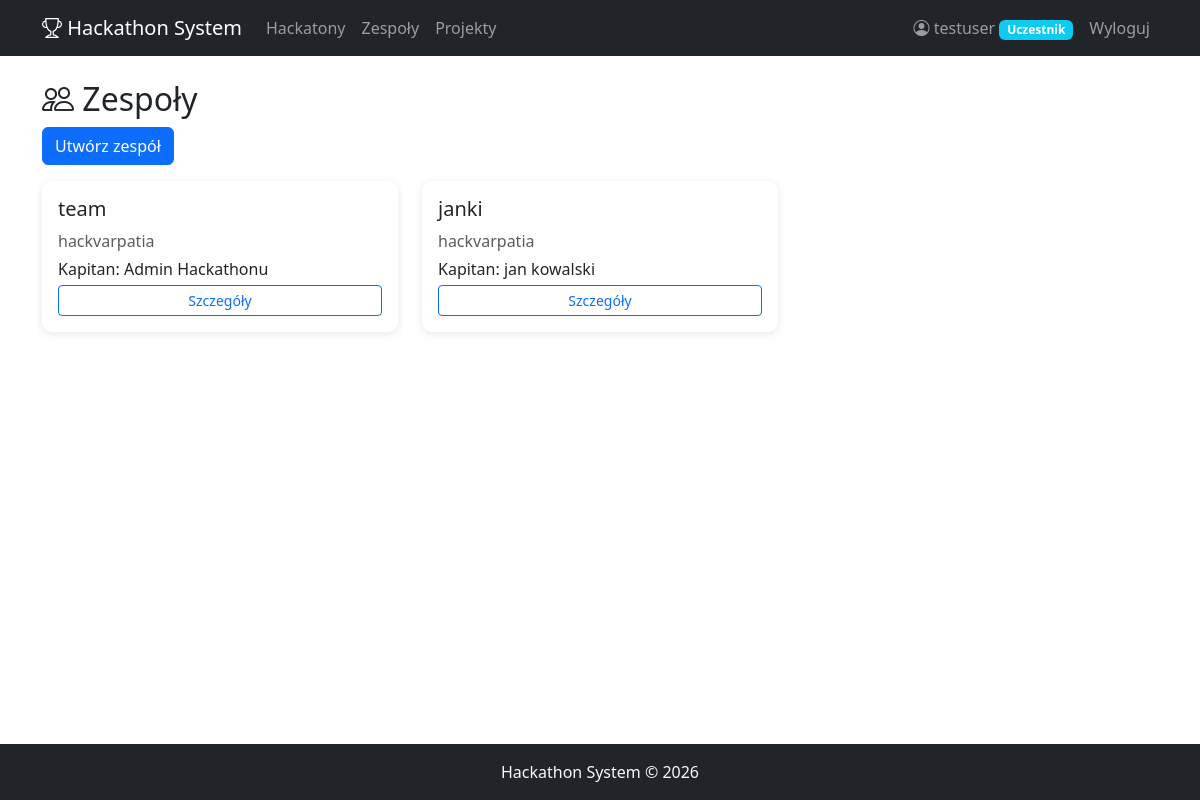
Screenshot of /teams/ (signed in) with the database file from the repository.
### accounts/models.py (models this page shows, shortened)
class UserProfile(models.Model):
    ROLE_CHOICES = [
        ('participant', 'Uczestnik'),
        ('jury', 'Jury'),
        ('admin', 'Administrator'),
    ]
    user = models.OneToOneField(User, on_delete=models.CASCADE, related_name='profile')
    role = models.CharField(max_length=20, choices=ROLE_CHOICES, default='participant')
    bio = models.TextField(blank=True)
    @property
    def is_admin(self):
        return self.role == 'admin'
    @property
    def is_jury(self):
        return self.role == 'jury'

### teams/models.py (models this page shows, shortened)
class Team(models.Model):
    name = models.CharField(max_length=200, verbose_name='Nazwa zespołu')
    hackathon = models.ForeignKey(Hackathon, on_delete=models.CASCADE, related_name='teams')
    captain = models.ForeignKey(User, on_delete=models.CASCADE, related_name='captained_teams')
    description = models.TextField(blank=True, verbose_name='Opis')
    created_at = models.DateTimeField(auto_now_add=True)
    class Meta:
        unique_together = ['name', 'hackathon']

### hackathon/models.py (models this page shows, shortened)
class Hackathon(models.Model):
    STATUS_CHOICES = [
        ('planned', 'Planowany'),
        ('active', 'Aktywny'),
        ('judging', 'Ocenianie'),
        ('finished', 'Zakończony'),
    ]
    name = models.CharField(max_length=200, verbose_name='Nazwa')
    description = models.TextField(verbose_name='Opis')
    date_start = models.DateTimeField(verbose_name='Data rozpoczęcia')
    date_end = models.DateTimeField(verbose_name='Data zakończenia')
    submit_deadline = models.DateTimeField(verbose_name='Deadline oddania projektów')
    status = models.CharField(max_length=20, choices=STATUS_CHOICES, default='planned', verbose_name='Status')
    max_team_size = models.PositiveIntegerField(default=5, verbose_name='Max wielkość zespołu')
    created_at = models.DateTimeField(auto_now_add=True)
    class Meta:
        ordering = ['-date_start']

### teams/views.py (the view)
# urls.py: path('', views.team_list, name='list'),
@login_required
def team_list(request):
    teams = Team.objects.all().select_related('hackathon', 'captain')
    return render(request, 'teams/list.html', {'teams': teams})

### teams/templates/teams/list.html (shortened to what this page needs)
{% extends 'base.html' %}
{% block content %}
<h2><i class="bi bi-people"></i> Zespoły</h2>
<a href="{% url 'teams:create' %}" class="btn btn-primary mb-3">Utwórz zespół</a>
<div class="row">
    {% for team in teams %}
        <div class="col-md-4 mb-3">
            <div class="card p-3">
                <h5>{{ team.name }}</h5>
                <p class="text-muted mb-1">{{ team.hackathon.name }}</p>
                <p class="mb-1">Kapitan: {{ team.captain.get_full_name|default:team.captain.username }}</p>
                <a href="{% url 'teams:detail' team.pk %}" class="btn btn-sm btn-outline-primary">Szczegóły</a>
            </div>
        </div>
    {% empty %}
        <p class="text-muted">Brak zespołów.</p>
    {% endfor %}
</div>
{% endblock %}

### templates/base.html (shortened to what this page needs)
<!DOCTYPE html>
<html lang="pl">
<head>
    <link href="https://cdn.jsdelivr.net/npm/bootstrap@5.3.0/dist/css/bootstrap.min.css" rel="stylesheet">
    <link href="https://cdn.jsdelivr.net/npm/bootstrap-icons@1.10.0/font/bootstrap-icons.css" rel="stylesheet">
    {% load static %}
    <link rel="stylesheet" href="{% static 'css/style.css' %}">
</head>
<body>
    <nav class="navbar navbar-expand-lg navbar-dark bg-dark">
        <div class="container">
            <a class="navbar-brand" href="{% url 'home' %}">
                <i class="bi bi-trophy"></i> Hackathon System
            </a>
            <div class="collapse navbar-collapse" id="navbarNav">
                <ul class="navbar-nav me-auto">
                    <li class="nav-item">
                        <a class="nav-link" href="{% url 'hackathon:list' %}">Hackatony</a>
                    </li>
                    {% if user.is_authenticated %}
                        <li class="nav-item">
                            <a class="nav-link" href="{% url 'teams:list' %}">Zespoły</a>
                        </li>
                        <li class="nav-item">
                            <a class="nav-link" href="{% url 'projects:list' %}">Projekty</a>
                        </li>
                    {% endif %}
                </ul>
                <ul class="navbar-nav">
                    {% if user.is_authenticated %}
                        <li class="nav-item">
                            <a class="nav-link" href="{% url 'accounts:dashboard' %}">
                                <i class="bi bi-person-circle"></i> {{ user.username }}
                                <span class="badge bg-info">{{ user.profile.get_role_display }}</span>
                            </a>
                        </li>
                        <li class="nav-item">
                            <form method="post" action="{% url 'accounts:logout' %}" class="d-inline">
                                <button type="submit" class="nav-link btn btn-link">Wyloguj</button>
                            </form>
                        </li>
                    {% endif %}
                </ul>
            </div>
        </div>
    </nav>
    <div class="container mt-4">
        {% block content %}{% endblock %}
    </div>
    <footer class="bg-dark text-light py-3 mt-5">
        <div class="container text-center">
            <p class="mb-0">Hackathon System &copy; 2026</p>
        </div>
    </footer>
</body>
</html>

### static/css/style.css (style rules this page uses)
body { min-height: 100vh; display: flex; flex-direction: column; }
.container.mt-4 { flex: 1; }
.card { box-shadow: 0 2px 8px rgba(0,0,0,0.1); border: none; border-radius: 10px; transition: transform 0.2s; }
.badge { font-size: 0.75em; }

### rows the page displays
Team: name "team", hackathon.name "hackvarpatia", captain.get_full_name "Admin Hackathonu"
Team: name "janki", hackathon.name "hackvarpatia", captain.get_full_name "jan kowalski"

### other values shown
{{ user.username }} "testuser"
{{ user.profile.get_role_display }} "Uczestnik"
